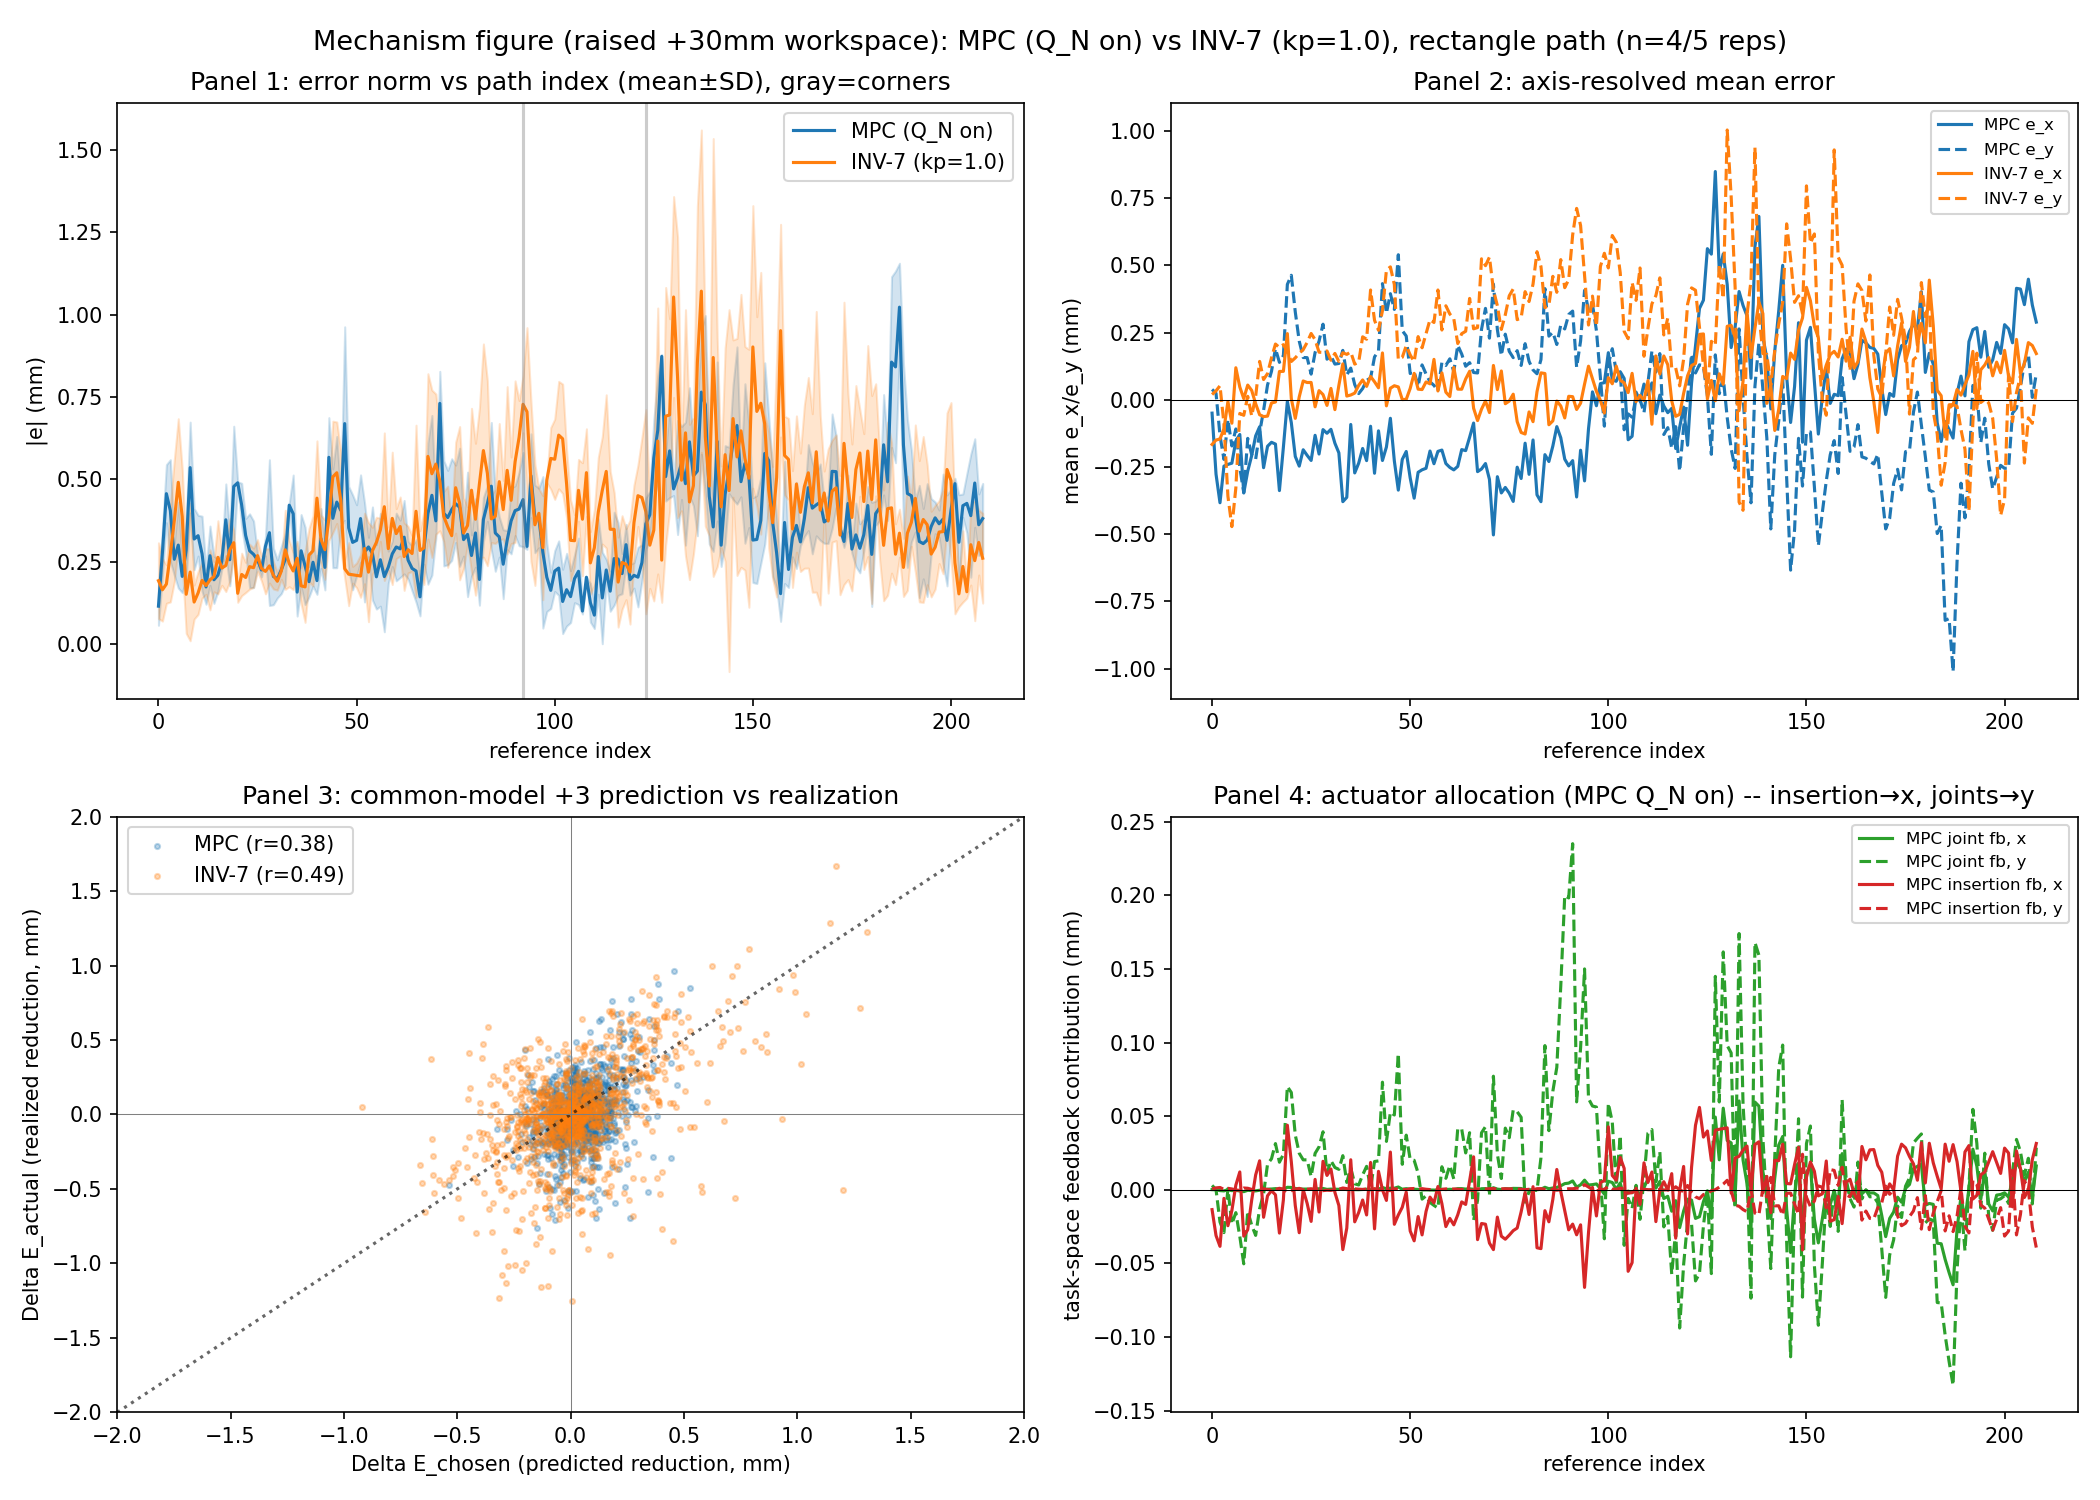

This chart was generated by the following Python code:
"""Mechanism figure, raised (+30mm) workspace: MPC (Q_N on) vs INV-7 (kp=1.0),
reconstructed to match the style/methodology of the earlier
close_loop_logs/myrun/mechanism_analysis_2026-09-21/mechanism_figure.png
(MPC-SJ vs INV-SJ, original workspace). That original script was not
preserved (interactive/scratch work from an earlier session), so this is a
careful reconstruction from the reference figure's own panel titles/axis
labels, not a byte-for-byte reproduction.

Panel 1: |e| (error norm, mm) vs reference index, mean +/- SD band across
  reps, both controllers overlaid. Gray vertical lines mark detected
  "corners" (local maxima of desired_tangent angular change).
Panel 2: axis-resolved MEAN error (not norm) vs reference index -- e_x
  solid, e_y dashed, both controllers, averaged across reps at each index.
Panel 3: "common-model" +3 prediction vs realization. Uses ONE shared,
  controller-agnostic linear model (the genuine schedule Jacobian, the
  SAME one both controllers' own schedules were built from) to predict
  what the REALIZED joint/insertion motion over the next 3 ticks should
  do to the beam tip -- independent of whether the controller that
  produced that motion has its own internal multi-step prediction. This
  is what makes the comparison possible at all for INV-7 (which has no
  internal prediction horizon of its own). Delta_E_chosen = predicted
  error REDUCTION over 3 ticks (E_now - E_common-model-predicted,3);
  Delta_E_actual = realized error reduction (E_now - E_actual,3).
Panel 4: actuator allocation for MPC (Q_N on) only, matching the
  reference figure's own scope -- decomposes the controller's OWN chosen
  feedback correction (u0 - u_ref) into joint-channel and insertion-
  channel contributions, each mapped through the same schedule Jacobian
  into x/y task-space displacement, averaged across MPC's clean reps.
"""
import glob
import json

import matplotlib
matplotlib.use("Agg")
import matplotlib.pyplot as plt
import numpy as np
from scipy.signal import find_peaks

PLAN_DIR = "plans/rectangle_10x15mm_skipglobal_zraise30mm_2026-09-24/time_parameterized_configuration_path"
SCHEDULE_PATH = "/tmp/rectangle_zraise30mm_schedule_accurate.npy"

MPC_RUNS = [
    "close_loop_logs/myrun/mpc_delay_aware_insertion_anchor_zraise30mm_rep2_20260924T113512Z",
    "close_loop_logs/myrun/mpc_delay_aware_insertion_anchor_zraise30mm_rep3_20260924T113637Z",
    "close_loop_logs/myrun/mpc_delay_aware_insertion_anchor_zraise30mm_rep4_20260924T113802Z",
    "close_loop_logs/myrun/mpc_delay_aware_insertion_anchor_zraise30mm_rep5_20260924T114043Z",
]
INV7_RUNS = [
    "close_loop_logs/myrun/inv_7dof_delay_aware_zraise30mm_20260924T103744Z",
    "close_loop_logs/myrun/inv_7dof_delay_aware_kp1_zraise30mm_rep2_20260924T111308Z",
    "close_loop_logs/myrun/inv_7dof_delay_aware_kp1_zraise30mm_rep3_20260924T111434Z",
    "close_loop_logs/myrun/inv_7dof_delay_aware_kp1_zraise30mm_rep4_20260924T111548Z",
    "close_loop_logs/myrun/inv_7dof_delay_aware_kp1_zraise30mm_rep5_20260924T111702Z",
]

plan = np.load(glob.glob(PLAN_DIR + "/*.npz")[0])
desired_tangent = plan["desired_tangent"]
input_reference = plan["input_reference"]
N_REF = plan["state_reference"].shape[0]
schedule = np.load(SCHEDULE_PATH)  # (209,3,7)
DT = 0.1

# --- corner detection ---
dot = np.clip(np.sum(desired_tangent[:-1] * desired_tangent[1:], axis=1), -1, 1)
ang = np.degrees(np.arccos(dot))
corner_idx, _ = find_peaks(ang, height=3, distance=10)
print("detected corner indices:", corner_idx.tolist())


def load_rows(rundir):
    return [json.loads(l) for l in open(f"{rundir}/path_follow.jsonl")]


def by_ref_index(rows):
    """Collapse to one row per ref_index (last occurrence -- terminal-hold
    repeats all share the final ref_index, keep the first arrival)."""
    out = {}
    for r in rows:
        ri = r["ref_index"]
        if ri not in out:
            out[ri] = r
    return out


# ---------------------------------------------------------------------
# Panel 1 & 2 data: per-controller, per-ref-index mean/SD across reps
# ---------------------------------------------------------------------
def panel12_data(runs):
    per_run = [by_ref_index(load_rows(rd)) for rd in runs]
    idxs = sorted(set().union(*[set(d.keys()) for d in per_run]))
    mean_norm, sd_norm, mean_ex, mean_ey = [], [], [], []
    for ri in idxs:
        vals_norm, vals_ex, vals_ey = [], [], []
        for d in per_run:
            r = d.get(ri)
            if r is None:
                continue
            vals_norm.append(r["error_norm_mm"])
            vals_ex.append(r["error_mm"][0])
            vals_ey.append(r["error_mm"][1])
        if vals_norm:
            mean_norm.append(np.mean(vals_norm))
            sd_norm.append(np.std(vals_norm))
            mean_ex.append(np.mean(vals_ex))
            mean_ey.append(np.mean(vals_ey))
        else:
            mean_norm.append(np.nan); sd_norm.append(np.nan)
            mean_ex.append(np.nan); mean_ey.append(np.nan)
    return (np.array(idxs), np.array(mean_norm), np.array(sd_norm),
            np.array(mean_ex), np.array(mean_ey))


mpc_idx, mpc_mean, mpc_sd, mpc_ex, mpc_ey = panel12_data(MPC_RUNS)
inv_idx, inv_mean, inv_sd, inv_ex, inv_ey = panel12_data(INV7_RUNS)

# ---------------------------------------------------------------------
# Panel 3 data: common-model +3 prediction vs realization, pooled ticks
# ---------------------------------------------------------------------
def panel3_data(runs, horizon=3):
    all_dchosen, all_dactual = [], []
    for rd in runs:
        rows = load_rows(rd)
        by_step = {r["step"]: r for r in rows}
        for r in rows:
            k = r["step"]
            future = by_step.get(k + horizon)
            if future is None:
                continue
            ref_now = min(r["ref_index"], N_REF - 1)
            q_now = np.asarray(r["q_meas_rad"], dtype=float)
            L_now = float(r["insertion_length_m"])
            q_future = np.asarray(future["q_meas_rad"], dtype=float)
            L_future = float(future["insertion_length_m"])
            dz = np.concatenate([q_future - q_now, [L_future - L_now]])
            J = schedule[ref_now]  # (3,7)
            dp_model_mm = (J @ dz) * 1000.0
            p_now_mm = np.asarray(r["tip_mm"], dtype=float)
            p_pred_future_mm = p_now_mm + dp_model_mm
            desired_future_mm = np.asarray(future["desired_mm"], dtype=float)
            e_now = r["error_norm_mm"]
            e_chosen_future = float(np.linalg.norm(desired_future_mm - p_pred_future_mm))
            e_actual_future = future["error_norm_mm"]
            all_dchosen.append(e_now - e_chosen_future)
            all_dactual.append(e_now - e_actual_future)
    return np.array(all_dchosen), np.array(all_dactual)


mpc_dchosen, mpc_dactual = panel3_data(MPC_RUNS)
inv_dchosen, inv_dactual = panel3_data(INV7_RUNS)

r_mpc = np.corrcoef(mpc_dchosen, mpc_dactual)[0, 1] if len(mpc_dchosen) > 2 else np.nan
r_inv = np.corrcoef(inv_dchosen, inv_dactual)[0, 1] if len(inv_dchosen) > 2 else np.nan
print(f"Panel 3: MPC common-model r={r_mpc:.3f} (n={len(mpc_dchosen)}), "
      f"INV-7 common-model r={r_inv:.3f} (n={len(inv_dchosen)})")

# ---------------------------------------------------------------------
# Panel 4 data: MPC-only actuator allocation, averaged across reps by ref_index
# ---------------------------------------------------------------------
def panel4_data(runs):
    per_run_alloc = []
    for rd in runs:
        rows = load_rows(rd)
        by_ri = {}
        for r in rows:
            ri = min(r["ref_index"], N_REF - 1)
            if ri in by_ri:
                continue
            u0 = np.asarray(r["u0"], dtype=float)
            u_ref = input_reference[ri]
            du_q = u0[:6] - u_ref[:6]
            du_L = u0[6] - u_ref[6]
            J = schedule[ri]
            dp_joint_mm = (J[:, :6] @ du_q) * DT * 1000.0
            dp_ins_mm = (J[:, 6] * du_L) * DT * 1000.0
            by_ri[ri] = (dp_joint_mm[0], dp_joint_mm[1], dp_ins_mm[0], dp_ins_mm[1])
        per_run_alloc.append(by_ri)
    idxs = sorted(set().union(*[set(d.keys()) for d in per_run_alloc]))
    jx, jy, ix, iy = [], [], [], []
    for ri in idxs:
        vals = [d[ri] for d in per_run_alloc if ri in d]
        if not vals:
            jx.append(np.nan); jy.append(np.nan); ix.append(np.nan); iy.append(np.nan)
            continue
        vals = np.array(vals)
        jx.append(vals[:, 0].mean()); jy.append(vals[:, 1].mean())
        ix.append(vals[:, 2].mean()); iy.append(vals[:, 3].mean())
    return np.array(idxs), np.array(jx), np.array(jy), np.array(ix), np.array(iy)


p4_idx, p4_jx, p4_jy, p4_ix, p4_iy = panel4_data(MPC_RUNS)

# ---------------------------------------------------------------------
# PLOT
# ---------------------------------------------------------------------
fig, axes = plt.subplots(2, 2, figsize=(14, 10))
fig.suptitle("Mechanism figure (raised +30mm workspace): MPC (Q_N on) vs INV-7 (kp=1.0), "
             "rectangle path (n=4/5 reps)", fontsize=13)

ax = axes[0, 0]
ax.plot(mpc_idx, mpc_mean, color="tab:blue", label="MPC (Q_N on)")
ax.fill_between(mpc_idx, mpc_mean - mpc_sd, mpc_mean + mpc_sd, color="tab:blue", alpha=0.2)
ax.plot(inv_idx, inv_mean, color="tab:orange", label="INV-7 (kp=1.0)")
ax.fill_between(inv_idx, inv_mean - inv_sd, inv_mean + inv_sd, color="tab:orange", alpha=0.2)
for ci in corner_idx:
    ax.axvline(ci, color="gray", alpha=0.4)
ax.set_title("Panel 1: error norm vs path index (mean±SD), gray=corners")
ax.set_xlabel("reference index"); ax.set_ylabel("|e| (mm)")
ax.legend()

ax = axes[0, 1]
ax.plot(mpc_idx, mpc_ex, color="tab:blue", linestyle="-", label="MPC e_x")
ax.plot(mpc_idx, mpc_ey, color="tab:blue", linestyle="--", label="MPC e_y")
ax.plot(inv_idx, inv_ex, color="tab:orange", linestyle="-", label="INV-7 e_x")
ax.plot(inv_idx, inv_ey, color="tab:orange", linestyle="--", label="INV-7 e_y")
ax.axhline(0, color="black", lw=0.5)
ax.set_title("Panel 2: axis-resolved mean error")
ax.set_xlabel("reference index"); ax.set_ylabel("mean e_x/e_y (mm)")
ax.legend(fontsize=8)

ax = axes[1, 0]
ax.scatter(mpc_dchosen, mpc_dactual, s=6, alpha=0.3, color="tab:blue", label=f"MPC (r={r_mpc:.2f})")
ax.scatter(inv_dchosen, inv_dactual, s=6, alpha=0.3, color="tab:orange", label=f"INV-7 (r={r_inv:.2f})")
lim = 2.0
ax.plot([-lim, lim], [-lim, lim], "k:", alpha=0.6)
ax.axhline(0, color="gray", lw=0.5); ax.axvline(0, color="gray", lw=0.5)
ax.set_xlim(-lim, lim); ax.set_ylim(-lim, lim)
ax.set_title("Panel 3: common-model +3 prediction vs realization")
ax.set_xlabel("Delta E_chosen (predicted reduction, mm)")
ax.set_ylabel("Delta E_actual (realized reduction, mm)")
ax.legend()

ax = axes[1, 1]
ax.plot(p4_idx, p4_jx, color="tab:green", linestyle="-", label="MPC joint fb, x")
ax.plot(p4_idx, p4_jy, color="tab:green", linestyle="--", label="MPC joint fb, y")
ax.plot(p4_idx, p4_ix, color="tab:red", linestyle="-", label="MPC insertion fb, x")
ax.plot(p4_idx, p4_iy, color="tab:red", linestyle="--", label="MPC insertion fb, y")
ax.axhline(0, color="black", lw=0.5)
ax.set_title("Panel 4: actuator allocation (MPC Q_N on) -- insertion→x, joints→y")
ax.set_xlabel("reference index"); ax.set_ylabel("task-space feedback contribution (mm)")
ax.legend(fontsize=8)

fig.tight_layout()
OUT = "/home/jack/.claude/jobs/3710eca5/tmp/mechanism_figure_zraise.png"
fig.savefig(OUT, dpi=150)
print(f"saved -> {OUT}")
